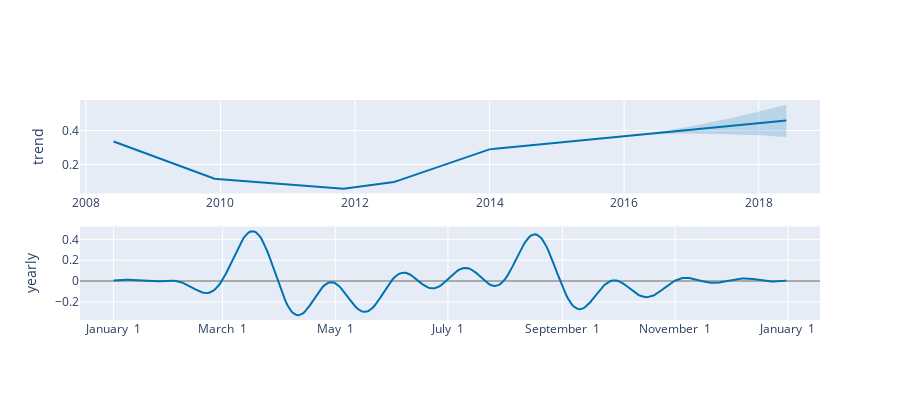

Write notebook code for a chart like this one.
### Markdown cell above
The visualization illustrates a time series dataset projected into the future spanning from 2008 to 2018. It depicts a decline in values approximately in 2012, followed by a consistent upward trend thereafter.

### Code cell
plot_components_plotly(prophet_model2, forecast)
